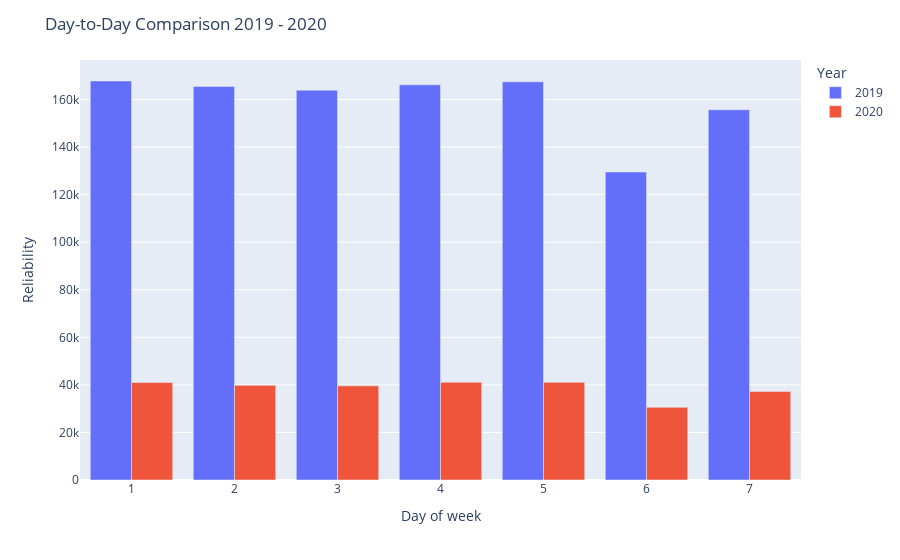

Here is the notebook cell this chart was saved with:
### Markdown cell above
Tutaj stwórz odpowiedni wykres, zapisz do na później pod nazwą `day_to_day_comparision_fig`. Pamiętaj o dobrych praktykach - niech wykres posiada wszystkie opisy oraz opisowe etykiety osi.

### Code cell
day_to_day_comparision_fig = px.bar(day_to_day_comparision_to_plot_df, barmode='group', labels={'value': 'Reliability', 'day_of_week': 'Day of week', 'year': 'Year'})
day_to_day_comparision_fig.update_layout(title='Day-to-Day Comparison 2019 - 2020')
day_to_day_comparision_fig

### Figure 1 — Plotly figure (JSON) as saved in the notebook; plotly's stock layout.template omitted (floating-point values rounded to 4 significant figures)
{"data": [{"alignmentgroup": "True", "hovertemplate": "Year=2019<br>Day of week=%{x}<br>Reliability=%{y}<extra></extra>", "legendgroup": "2019", "marker": {"color": "#636efa", "pattern": {"shape": ""}}, "name": "2019", "offsetgroup": "2019", "orientation": "v", "showlegend": true, "textposition": "auto", "type": "bar", "x": [1, 2, 3, 4, 5, 6, 7], "xaxis": "x", "y": [167761, 165478, 163889, 166154, 167397, 129485, 155663], "yaxis": "y"}, {"alignmentgroup": "True", "hovertemplate": "Year=2020<br>Day of week=%{x}<br>Reliability=%{y}<extra></extra>", "legendgroup": "2020", "marker": {"color": "#EF553B", "pattern": {"shape": ""}}, "name": "2020", "offsetgroup": "2020", "orientation": "v", "showlegend": true, "textposition": "auto", "type": "bar", "x": [1, 2, 3, 4, 5, 6, 7], "xaxis": "x", "y": [40983, 39807, 39581, 41086, 41058, 30545, 37233], "yaxis": "y"}], "layout": {"barmode": "group", "legend": {"title": {"text": "Year"}, "tracegroupgap": 0}, "margin": {"t": 60}, "title": {"text": "Day-to-Day Comparison 2019 - 2020"}, "xaxis": {"anchor": "y", "domain": [0, 1], "title": {"text": "Day of week"}}, "yaxis": {"anchor": "x", "domain": [0, 1], "title": {"text": "Reliability"}}}}
